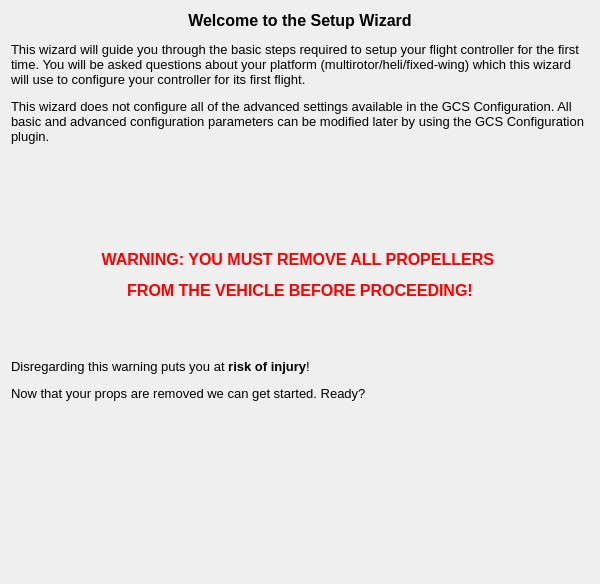
<?xml version="1.0" encoding="UTF-8"?>
<ui version="4.0">
 <class>OPStartPage</class>
 <widget class="QWizardPage" name="OPStartPage">
  <property name="geometry">
   <rect>
    <x>0</x>
    <y>0</y>
    <width>600</width>
    <height>584</height>
   </rect>
  </property>
  <property name="sizePolicy">
   <sizepolicy hsizetype="Expanding" vsizetype="Expanding">
    <horstretch>0</horstretch>
    <verstretch>0</verstretch>
   </sizepolicy>
  </property>
  <property name="minimumSize">
   <size>
    <width>400</width>
    <height>400</height>
   </size>
  </property>
  <property name="windowTitle">
   <string>WizardPage</string>
  </property>
  <layout class="QVBoxLayout" name="verticalLayout">
   <item>
    <widget class="QLabel" name="label_2">
     <property name="sizePolicy">
      <sizepolicy hsizetype="Expanding" vsizetype="Expanding">
       <horstretch>0</horstretch>
       <verstretch>0</verstretch>
      </sizepolicy>
     </property>
     <property name="text">
      <string>&lt;!DOCTYPE HTML PUBLIC &quot;-//W3C//DTD HTML 4.0//EN&quot; &quot;http://www.w3.org/TR/REC-html40/strict.dtd&quot;&gt;
&lt;html&gt;&lt;head&gt;&lt;meta name=&quot;qrichtext&quot; content=&quot;1&quot; /&gt;&lt;style type=&quot;text/css&quot;&gt;
p, li { white-space: pre-wrap; }
&lt;/style&gt;&lt;/head&gt;&lt;body style=&quot; font-family:'Cantarell'; font-size:11pt; font-weight:400; font-style:normal;&quot;&gt;
&lt;p align=&quot;center&quot; style=&quot; margin-top:12px; margin-bottom:12px; margin-left:0px; margin-right:0px; -qt-block-indent:0; text-indent:0px;&quot;&gt;&lt;span style=&quot; font-family:'MS Shell Dlg 2'; font-size:12pt; font-weight:600;&quot;&gt;Welcome to the Setup Wizard&lt;/span&gt;&lt;img src=&quot;:/setupwizard/resources/wizard.png&quot; style=&quot;float: right;&quot; /&gt;&lt;/p&gt;
&lt;p style=&quot; margin-top:12px; margin-bottom:12px; margin-left:0px; margin-right:0px; -qt-block-indent:0; text-indent:0px;&quot;&gt;&lt;span style=&quot; font-family:'MS Shell Dlg 2'; font-size:10pt;&quot;&gt;This wizard will guide you through the basic steps required to setup your flight controller for the first time. You will be asked questions about your platform (multirotor/heli/fixed-wing) which this wizard will use to configure your controller for its first flight.&lt;/span&gt;&lt;/p&gt;
&lt;p style=&quot; margin-top:12px; margin-bottom:12px; margin-left:0px; margin-right:0px; -qt-block-indent:0; text-indent:0px;&quot;&gt;&lt;span style=&quot; font-family:'MS Shell Dlg 2'; font-size:10pt;&quot;&gt;This wizard does not configure all of the advanced settings available in the GCS Configuration. All basic and advanced configuration parameters can be modified later by using the GCS Configuration plugin.&lt;/span&gt;&lt;/p&gt;
&lt;p style=&quot; margin-top:12px; margin-bottom:12px; margin-left:0px; margin-right:0px; -qt-block-indent:0; text-indent:0px;&quot;&gt;&lt;br /&gt;&lt;/p&gt;
&lt;p style=&quot; margin-top:12px; margin-bottom:12px; margin-left:0px; margin-right:0px; -qt-block-indent:0; text-indent:0px;&quot;&gt;&lt;br /&gt;&lt;/p&gt;
&lt;p align=&quot;center&quot; style=&quot; margin-top:12px; margin-bottom:12px; margin-left:0px; margin-right:0px; -qt-block-indent:0; text-indent:0px;&quot;&gt;&lt;span style=&quot; font-family:'MS Shell Dlg 2'; font-size:12pt; font-weight:600; color:#ff0000;&quot;&gt;WARNING: YOU MUST REMOVE ALL PROPELLERS &lt;/span&gt;&lt;/p&gt;
&lt;p align=&quot;center&quot; style=&quot; margin-top:12px; margin-bottom:12px; margin-left:0px; margin-right:0px; -qt-block-indent:0; text-indent:0px;&quot;&gt;&lt;span style=&quot; font-family:'MS Shell Dlg 2'; font-size:12pt; font-weight:600; color:#ff0000;&quot;&gt;FROM THE VEHICLE BEFORE PROCEEDING!&lt;/span&gt;&lt;/p&gt;
&lt;p align=&quot;center&quot; style=&quot; margin-top:12px; margin-bottom:12px; margin-left:0px; margin-right:0px; -qt-block-indent:0; text-indent:0px;&quot;&gt;&lt;br /&gt;&lt;/p&gt;
&lt;p style=&quot; margin-top:12px; margin-bottom:12px; margin-left:0px; margin-right:0px; -qt-block-indent:0; text-indent:0px;&quot;&gt;&lt;span style=&quot; font-family:'MS Shell Dlg 2'; font-size:10pt;&quot;&gt;Disregarding this warning puts you at&lt;/span&gt;&lt;span style=&quot; font-family:'MS Shell Dlg 2'; font-size:10pt; font-weight:600; color:#000000;&quot;&gt; risk of injury&lt;/span&gt;&lt;span style=&quot; font-family:'MS Shell Dlg 2'; font-size:10pt;&quot;&gt;!&lt;/span&gt;&lt;/p&gt;
&lt;p style=&quot; margin-top:12px; margin-bottom:12px; margin-left:0px; margin-right:0px; -qt-block-indent:0; text-indent:0px;&quot;&gt;&lt;span style=&quot; font-family:'MS Shell Dlg 2'; font-size:10pt;&quot;&gt;Now that your props are removed we can get started. Ready?&lt;/span&gt;&lt;/p&gt;&lt;/body&gt;&lt;/html&gt;</string>
     </property>
     <property name="alignment">
      <set>Qt::AlignLeading|Qt::AlignLeft|Qt::AlignTop</set>
     </property>
     <property name="wordWrap">
      <bool>true</bool>
     </property>
    </widget>
   </item>
  </layout>
 </widget>
 <resources/>
 <connections/>
</ui>
